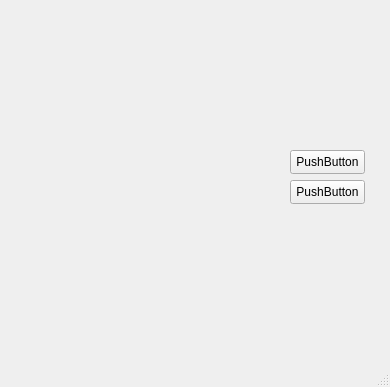
<?xml version="1.0" encoding="UTF-8"?>
<ui version="4.0">
 <class>MainWindow</class>
 <widget class="QMainWindow" name="MainWindow">
  <property name="geometry">
   <rect>
    <x>0</x>
    <y>0</y>
    <width>390</width>
    <height>387</height>
   </rect>
  </property>
  <property name="windowTitle">
   <string>MainWindow</string>
  </property>
  <widget class="QWidget" name="centralwidget">
   <widget class="QPushButton" name="pushButton">
    <property name="geometry">
     <rect>
      <x>290</x>
      <y>150</y>
      <width>75</width>
      <height>24</height>
     </rect>
    </property>
    <property name="text">
     <string>PushButton</string>
    </property>
   </widget>
   <widget class="QPushButton" name="pushButton_2">
    <property name="geometry">
     <rect>
      <x>290</x>
      <y>180</y>
      <width>75</width>
      <height>24</height>
     </rect>
    </property>
    <property name="text">
     <string>PushButton</string>
    </property>
   </widget>
  </widget>
  <widget class="QMenuBar" name="menubar">
   <property name="geometry">
    <rect>
     <x>0</x>
     <y>0</y>
     <width>390</width>
     <height>22</height>
    </rect>
   </property>
  </widget>
  <widget class="QStatusBar" name="statusbar"/>
 </widget>
 <resources/>
 <connections/>
</ui>
